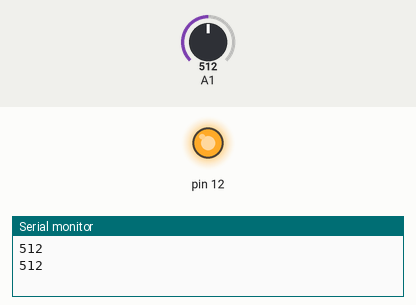
Bench run of a sketch on a simulated Arduino Uno, built with avr-gcc and run on an emulated ATmega328P. Parts: output pins drawn as LEDs (lit = HIGH), the last lines printed to the serial monitor. Inputs (shaded band) come from the test bench; at power-on: A1 = 512.

Above: at 1.8 s.
1.9 s: A1 set to 105
3.4 s: A1 set to 94
At 5.1 s:
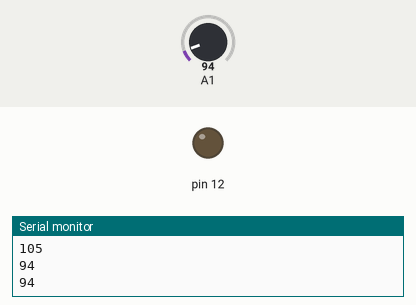
5.5 s: A1 set to 110
At 6.7 s:
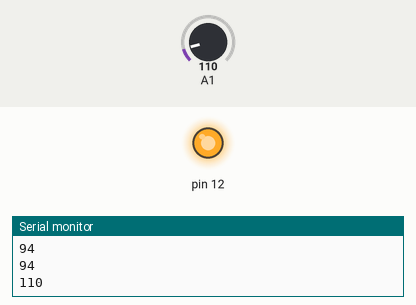
7.5 s: A1 set to 90
At 9.4 s:
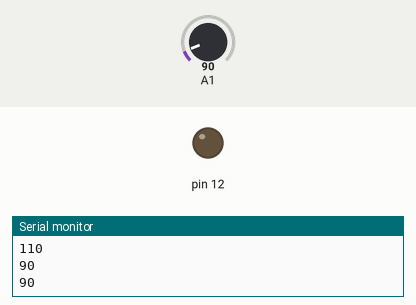
Timing chart, 0 to 10.5 s (numbered marks = the images above; inputs shaded):
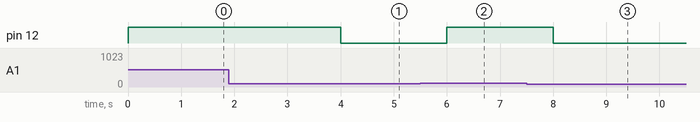

Measured:
- the behaviour switches between 100 and 99 on A1 (found by bisection; images 0 and 1)
- after the input at 3.4 s, pin 12: HIGH → LOW after 0.60 s
- after the input at 5.5 s, pin 12: LOW → HIGH after 0.50 s
- after the input at 7.5 s, pin 12: HIGH → LOW after 0.50 s

The sketch:

water_sensor_main.ino
```cpp
int x; // присваиваем имя для значений с аналогового входа A0

void setup() // процедура setup

{

  pinMode(12, OUTPUT); // пин 12 со светодиодом будет выходом (англ. «output»)
  pinMode(A1, INPUT); // к аналоговому входу A0 подключим датчик (англ. «intput»)
  Serial.begin(9600); // подключаем монитор порта

}

void loop() // процедура loop

{

  x = analogRead(A1); // переменная "x" находится в интервале от 0 до 1023

    if (x > 100) { digitalWrite (12, HIGH); } // если x меньше 100 - включаем диод
    if (x < 100) { digitalWrite (12, LOW); } // если x больше 100 - выключаем диод

  Serial.println (x); // выводим значение датчика на монитор
  delay (1000); // задержка в одну секунду

}
```
